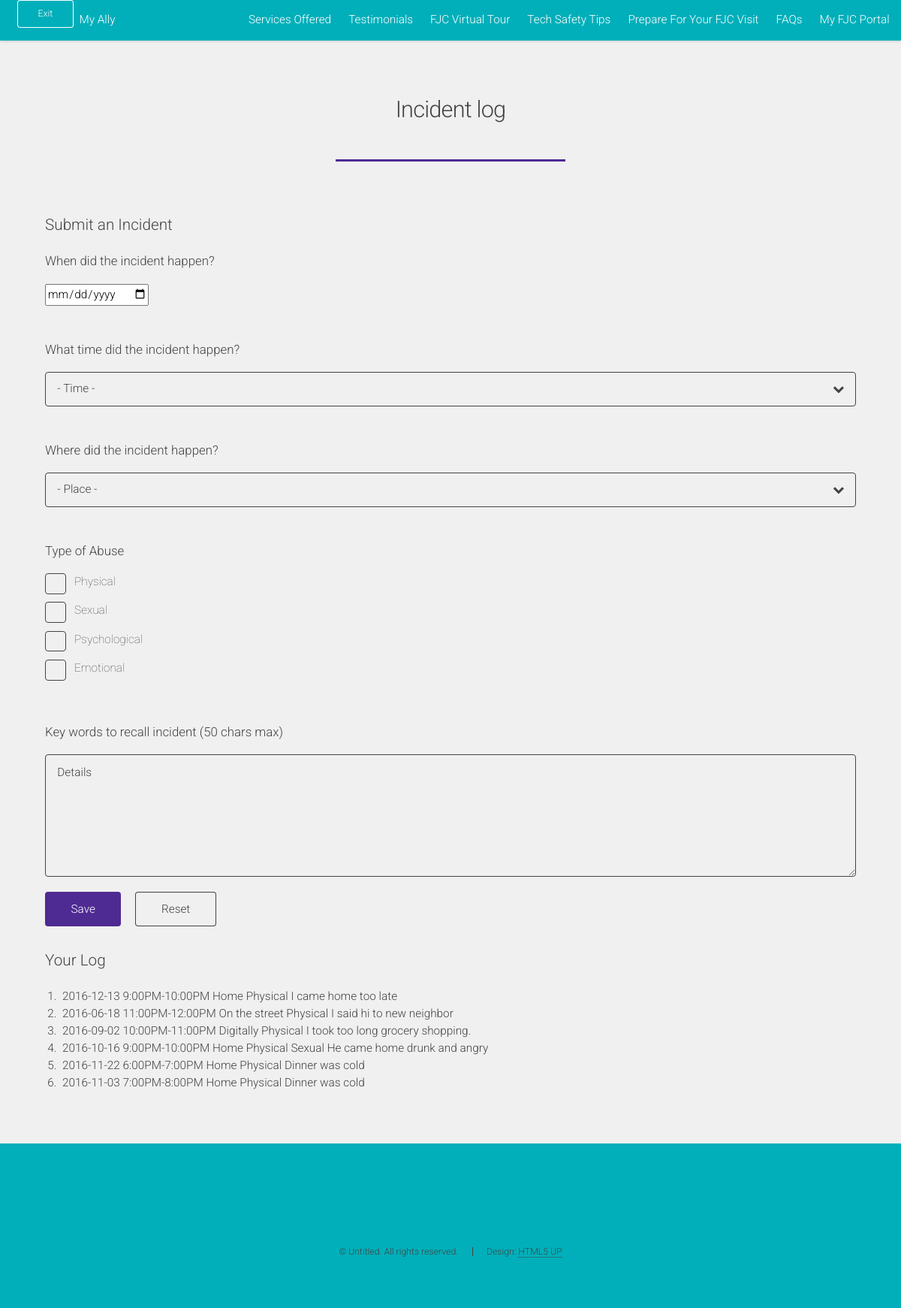
/incident-log.html (signed in), run on the app's committed database.
### demo/models.py (models this page shows)
class Squawk(models.Model):
    squawk_date = models.CharField(max_length=141)
    squawk_time = models.CharField(max_length=141)
    squawk_place = models.CharField(max_length=141)
    squawk_type1 = models.BooleanField()
    squawk_type2 = models.BooleanField()
    squawk_text = models.CharField(max_length=141)
    pub_date = models.DateTimeField('date published')

### demo/views.py (the view, shortened to what this page needs)
# urls.py: url(r'^incident-log.html',views.incident_log,name='incident'),
def incident_log(request):
    state = request.session.get('IS_LOGIN',False)
    if not(state):
        return redirect('http://google.com')
    squawk_list = Squawk.objects.order_by('-pub_date')
    context = {
        'squawk_list': squawk_list,
        }
    return render(request, 'demo/incident-log.html', context)

### demo/templates/demo/incident-log.html (shortened to what this page needs)
<!DOCTYPE HTML>
<html>
<head>
    {% load static %}
    <link rel="stylesheet" href="{% static "assets/css/main.css" %}" />
    <link rel="stylesheet" type="text/css" href="{% static "assets/css/mobipick.css" %}" />
</head>
<body>
<div id="page-wrapper">
        <header id="header">
        <ul>
        <li id="escape"><a href="escape.html" class="button small fit">Exit</a></li>
        <li><h1 id="logo"><a href="index.html">My Ally</a></h1></li>
        <li>
<nav id="nav">
        <ul>
        <li><a herf="">Services Offered</a></li>
        <li><a href="testimonial.html">Testimonials</a></li>
        <li>
<a href="fjc.html">FJC Virtual Tour</a>
        </li>
        <li><a href="phone-safe.html">Tech Safety Tips</a>
        <li><a href="prepare-visit.html">Prepare For Your FJC Visit</a></li>
        <li><a href="FAQs.html">FAQs</a></li>
        <li><a href="log-in.html">My FJC Portal</a></li>
        </ul>
        </nav>
        </li>
        </ul>
        </header>
    <div id="main" class="wrapper style1">
        <div class="container">
            <header class="major">
                <h2>Incident log</h2>
            </header>
            <section>
                <h3>Submit an Incident</h3>
                <form method="post" action="incident-log.html">
                    <h4>When did the incident happen? </h4>
                    <input type="date" name="bday" min="2016-10-01" style="color:black">
                    <div class="12u$">
                        <br></br>
                        <h4>What time did the incident happen?</h4>
                        <div class="select-wrapper">
                            <select name="category1" id="category">
                                <option value="">- Time -</option>
                            </select>
                        </div>
                    </div>
                    <br></br>
                    <h4>Where did the incident happen?</h4>
                    <div class="select-wrapper">
                        <select name="category2" id="category">
                            <option value="">- Place -</option>
                        </select>
                    </div>
                    <br></br>
                    <h4>Type of Abuse</h4>
                    <div class="6u 12u$(medium)">
                        <label for="copy">Physical</label>
                    </div>
                    <div class="6u$ 12u$(medium)">
                        <label for="human">Sexual</label>
                    </div>
                    <div class="6u$ 12u$(medium)">
                    <label for="human">Psychological</label>
                    </div>
                    <div class="6u$ 12u$(medium)">
                    <label for="human">Emotional</label>
                    </div>
                    <br></br>
                    <h4>Key words to recall incident (50 chars max)</h4>
                    <div class="row uniform 50%">
                        <div class="12u$">
                            <textarea name="squawk" id="detail" placeholder="Details" rows="6"></textarea>
                        </div>
                        <div class="12u$">
                            <ul class="actions">
                                <li><input type="submit" value="Save" class="special"  /></li>
                                <li><input type="reset" value="Reset" /></li>
                            </ul>
                        </div>
                    </div>
                </form>
            </section>
            <h3>Your Log</h3>
            <div id="squawks">
                {% if squawk_list %}
                <ol>
                    {% for squawk in squawk_list %}
                    <li>{{ squawk.squawk_date }}
                        {{ squawk.squawk_time }}
                        {{ squawk.squawk_place }}
                        {% if squawk.squawk_type1 %}
                        {{ "Physical" }}
                        {% endif %}
                        {% if squawk.squawk_type2 %}
                        {{ "Sexual" }}
                        {% endif %}
                        {{ squawk.squawk_text }}</li>
                    {% endfor %}
                </ol>
                {% endif %}
            </div>
        </div>
    </div>
    <footer id="footer">
        <ul class="icons">
            <li><a href="#" class="icon alt fa-twitter"><span class="label">Twitter</span></a></li>
            <li><a href="#" class="icon alt fa-facebook"><span class="label">Facebook</span></a></li>
            <li><a href="#" class="icon alt fa-linkedin"><span class="label">LinkedIn</span></a></li>
            <li><a href="#" class="icon alt fa-instagram"><span class="label">Instagram</span></a></li>
            <li><a href="#" class="icon alt fa-github"><span class="label">GitHub</span></a></li>
            <li><a href="#" class="icon alt fa-envelope"><span class="label">Email</span></a></li>
        </ul>
        <ul class="copyright">
            <li>&copy; Untitled. All rights reserved.</li><li>Design: <a href="http://html5up.net">HTML5 UP</a></li>
        </ul>
    </footer>
</div>
</body>
</html>

### data on the page
Squawk: squawk_date "2016-12-13", squawk_time "9:00PM-10:00PM", squawk_place "Home", value "Physical", squawk_text "I came home too late"
Squawk: squawk_date "2016-06-18", squawk_time "11:00PM-12:00PM", squawk_place "On the street", value "Physical", squawk_text "I said hi to new neighbor"
Squawk: squawk_date "2016-09-02", squawk_time "10:00PM-11:00PM", squawk_place "Digitally", value "Physical", squawk_text "I took too long grocery shopping."
Squawk: squawk_date "2016-10-16", squawk_time "9:00PM-10:00PM", squawk_place "Home", value "Physical", value "Sexual", squawk_text "He came home drunk and angry"
Squawk: squawk_date "2016-11-22", squawk_time "6:00PM-7:00PM", squawk_place "Home", value "Physical", squawk_text "Dinner was cold"
Squawk: squawk_date "2016-11-03", squawk_time "7:00PM-8:00PM", squawk_place "Home", value "Physical", squawk_text "Dinner was cold"
